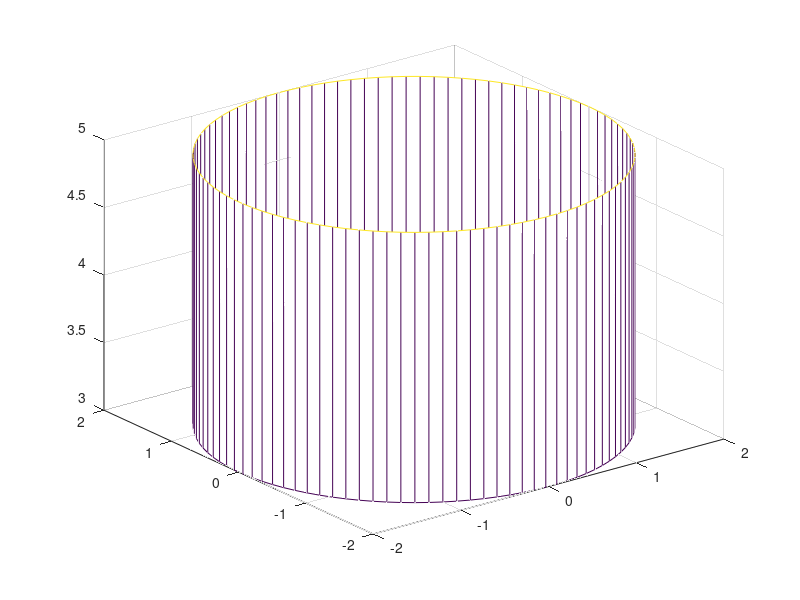

Reproduce this figure in MATLAB.
clear
clc
close all


theta = linspace(0,2*pi,100);

xx = [];
yy = [];
zz = [];
ridx = 2;
x = ridx*cos(theta);
y = ridx*sin(theta);
z = ones(1,length(x))+ridx;
xx = [x;x];
yy = [y;y];
zz = [z;z+2];
mesh(xx,yy,zz)


%%%%2-D Surface
% x = -10:0.1:10;
% y = -10:0.1:10;
% [xx,yy] = meshgrid(x,y);
% zz = sin(1*xx.*yy);
% mesh(xx,yy,zz)
